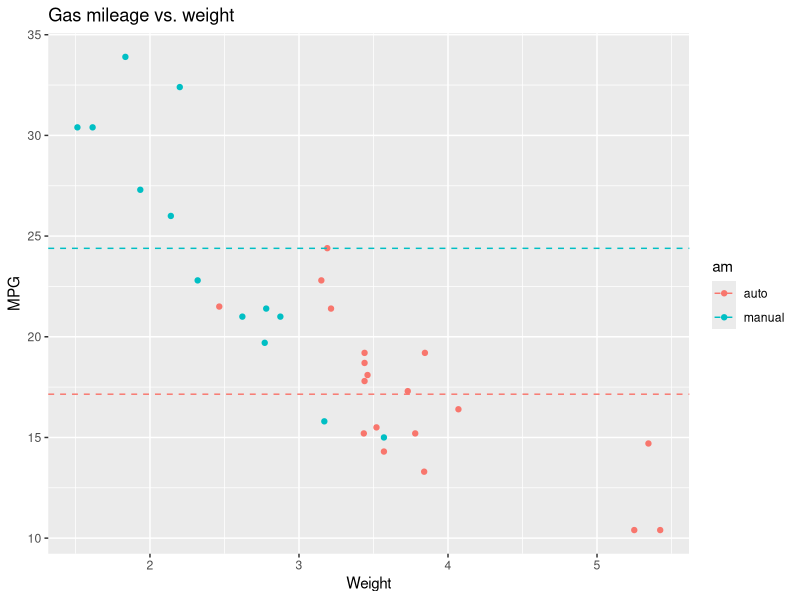
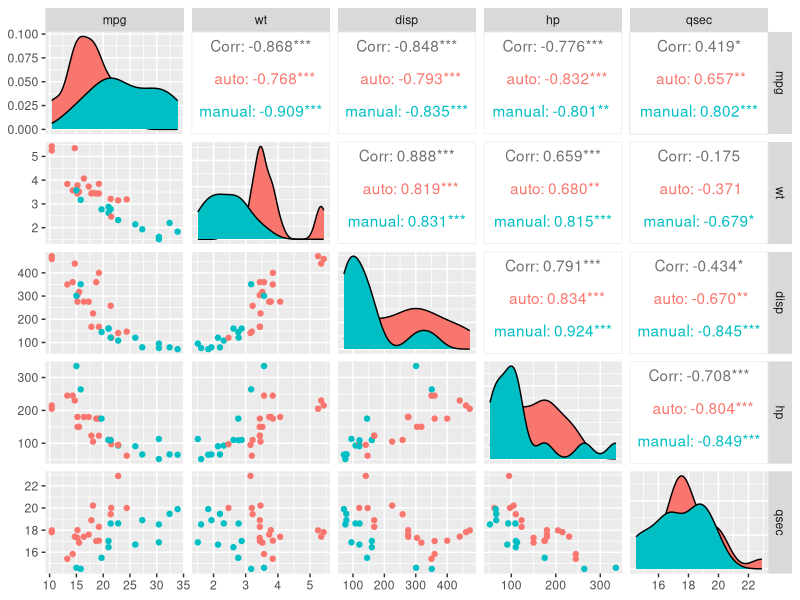
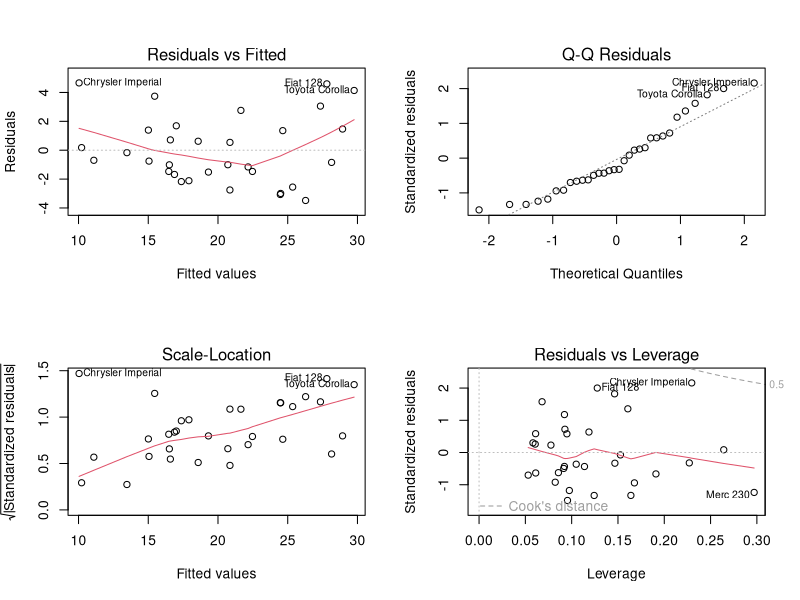

Write R code to recreate these figures, in order.
## ---- chunk 1
knitr::opts_chunk$set(echo = FALSE, warning=FALSE, message=FALSE, fig.width=5, fig.height=3, fig.align='center')

## ---- chunk 2

library(datasets)
data("mtcars")


library(ggplot2)
library(xtable)
library(GGally)
library(dplyr)
library(ggfortify)


# Disable the LaTeX comment from the output of print.xtable,
# enable booktabs style table output
options(xtable.comment = FALSE, xtable.booktabs = TRUE)

## ---- chunk 3

# Convert transmission type and engine type to factor variables
mtcars$am <- factor(mtcars$am, levels = c(0, 1),
                    labels = c("auto", "manual"))
mtcars$vs <- factor(mtcars$vs, levels = c(0, 1),
                    labels = c("v", "straight"))

g <- ggplot(mtcars, aes(x = wt, y = mpg))
g <- g + geom_point(aes(color = am))
g <- g + geom_hline(aes(yintercept = mpg, color = am),
                    data = aggregate(mpg ~ am, data = mtcars, mean),
                    linetype = "dashed")
g <- g + ggtitle("Gas mileage vs. weight")
g <- g + labs(x="Weight",y="MPG") 

g
## ---- chunk 4
model <- lm(mpg ~ am + wt + qsec, mtcars)

table01 <- xtable(summary(model)$coefficients, digits = c(NA, 2, 2, 2, 3), caption ="Model Coefficients - Factors: AM, WT, QSEC")
print( table01, caption.placement = 'top', floating = FALSE ) 

## ---- chunk 5
ammanual.est <- coef(model)["ammanual"]
ammanual.confint <- confint(model, "ammanual")
## ---- chunk 6
model2 <- lm(mpg~.,mtcars)

table02 <- xtable(summary(model2)$coefficients, digits = c(NA, 2, 2, 2, 3),  caption ="Model Coefficients - All Factors")
print( table02, caption.placement = 'top',comment = FALSE, floating = FALSE ) 
## ---- chunk 7
ammanual2.est <- coef(model2)["ammanual"]
ammanual2.confint <- confint(model2, "ammanual")
## ---- chunk 8

ANOVA_models <- anova(model, model2)

table03 <- xtable(ANOVA_models,  caption ="ANOVA for model 01 and 02")

print( table03, caption.placement = 'top',comment = FALSE, floating = FALSE) 

## ---- chunk 9
table04 <- xtable(mtcars, caption ="(1973-74) models)\n")
print( table04, caption.placement = 'top',comment = FALSE ) 
## ---- chunk 10

paircols <- c("mpg", "wt", "disp", "hp" ,"qsec")
gpairs <- ggpairs(mtcars, aes(color = am),
            columns = match(paircols, names(mtcars)))
gpairs
## ---- chunk 11

par(mfrow=c(2,2))
plot(model)
